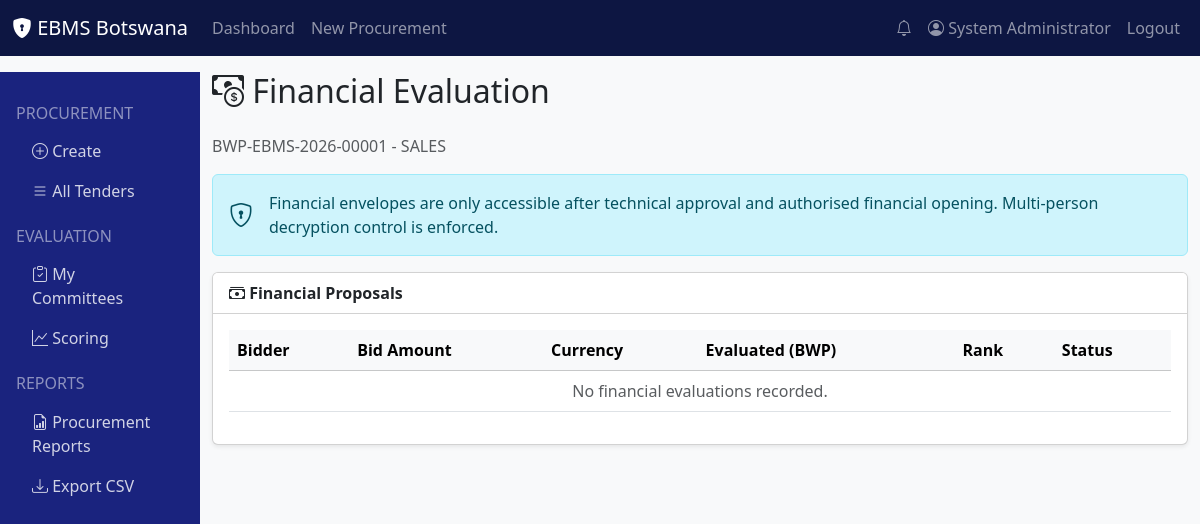
The page /evaluation/financial/1 (signed in) on the database its author committed.
### models/user.py (models this page shows, shortened)
class User(UserMixin, db.Model):
    __tablename__ = 'users'
    id = db.Column(db.Integer, primary_key=True)
    username = db.Column(db.String(80), unique=True, nullable=False, index=True)
    email = db.Column(db.String(120), unique=True, nullable=False, index=True)
    password_hash = db.Column(db.String(256), nullable=False)
    first_name = db.Column(db.String(100), nullable=False)
    last_name = db.Column(db.String(100), nullable=False)
    phone = db.Column(db.String(20))
    department = db.Column(db.String(100))
    is_active = db.Column(db.Boolean, default=True)
    is_verified = db.Column(db.Boolean, default=False)
    mfa_enabled = db.Column(db.Boolean, default=False)
    mfa_secret = db.Column(db.String(100))
    last_login = db.Column(db.DateTime)
    last_ip = db.Column(db.String(45))
    failed_logins = db.Column(db.Integer, default=0)
    locked_until = db.Column(db.DateTime)
    created_at = db.Column(db.DateTime, default=lambda: datetime.now(pytz.timezone('Africa/Gaborone')))
    updated_at = db.Column(db.DateTime, default=lambda: datetime.now(pytz.timezone('Africa/Gaborone')),
                          onupdate=lambda: datetime.now(pytz.timezone('Africa/Gaborone')))
    role_id = db.Column(db.Integer, db.ForeignKey('roles.id'))
    role = db.relationship('Role', back_populates='users')
    procurements = db.relationship('Procurement', foreign_keys='Procurement.created_by',
                                   back_populates='created_by_user', lazy='dynamic')
    committee_memberships = db.relationship('CommitteeMember', back_populates='user', lazy='dynamic')
    audit_logs = db.relationship('AuditLog', back_populates='user', lazy='dynamic')
    notifications = db.relationship('Notification', back_populates='user', lazy='dynamic')
    def get_full_name(self):
        return f"{self.first_name} {self.last_name}"
    def has_role(self, role_name):
        return self.role and self.role.name == role_name

### models/procurement.py (models this page shows, shortened)
class Procurement(db.Model):
    __tablename__ = 'procurements'
    id = db.Column(db.Integer, primary_key=True)
    tender_number = db.Column(db.String(100), unique=True, nullable=False, index=True)
    title = db.Column(db.String(500), nullable=False)
    description = db.Column(db.Text)
    category = db.Column(db.String(50), nullable=False)
    procurement_method = db.Column(db.String(100), nullable=False)
    submission_method = db.Column(db.String(50), default='single_envelope')
    evaluation_method = db.Column(db.String(100))
    estimated_value = db.Column(db.Numeric(15, 2))
    currency = db.Column(db.String(3), default='BWP')
    funding_source = db.Column(db.String(200))
    budget_confirmed = db.Column(db.Boolean, default=False)
    ppra_code = db.Column(db.String(50))
    ppra_sub_code = db.Column(db.String(50))
    ppra_grade = db.Column(db.String(20))
    status = db.Column(db.String(50), default='draft', index=True)
    publication_date = db.Column(db.DateTime)
    closing_date = db.Column(db.DateTime, index=True)
    opening_date = db.Column(db.DateTime)
    cooling_off_end = db.Column(db.DateTime)
    validity_days = db.Column(db.Integer, default=90)
    has_lots = db.Column(db.Boolean, default=False)
    lot_count = db.Column(db.Integer, default=1)
    reservation_scheme = db.Column(db.String(100))
    preference_percentage = db.Column(db.Numeric(5, 2))
    citizen_participation_required = db.Column(db.Boolean, default=False)
    approved_by = db.Column(db.Integer, db.ForeignKey('users.id'))
    approved_at = db.Column(db.DateTime)
    approval_notes = db.Column(db.Text)
    created_by = db.Column(db.Integer, db.ForeignKey('users.id'), nullable=False)
    created_at = db.Column(db.DateTime, default=lambda: datetime.now(pytz.timezone('Africa/Gaborone')))
    updated_at = db.Column(db.DateTime, default=lambda: datetime.now(pytz.timezone('Africa/Gaborone')),
                          onupdate=lambda: datetime.now(pytz.timezone('Africa/Gaborone')))
    created_by_user = db.relationship('User', foreign_keys=[created_by], back_populates='procurements')
    approver = db.relationship('User', foreign_keys=[approved_by])
    documents = db.relationship('ProcurementDocument', back_populates='procurement', lazy='dynamic', cascade='all, delete-orphan')
    workspace = db.relationship('Workspace', back_populates='procurement', uselist=False, cascade='all, delete-orphan')
    bidders = db.relationship('Bidder', back_populates='procurement', lazy='dynamic')
    bid_submissions = db.relationship('BidSubmission', back_populates='procurement', lazy='dynamic')
    bid_openings = db.relationship('BidOpening', back_populates='procurement', lazy='dynamic')
    committees = db.relationship('EvaluationCommittee', back_populates='procurement', lazy='dynamic')
    technical_evaluations = db.relationship('TechnicalEvaluation', back_populates='procurement', lazy='dynamic')
    financial_evaluations = db.relationship('FinancialEvaluation', back_populates='procurement', lazy='dynamic')
    clarifications = db.relationship('Clarification', back_populates='procurement', lazy='dynamic')
    awards = db.relationship('Award', back_populates='procurement', lazy='dynamic')
    complaints = db.relationship('Complaint', back_populates='procurement', lazy='dynamic')
    audit_logs = db.relationship('AuditLog', back_populates='procurement', lazy='dynamic')
    notifications = db.relationship('Notification', back_populates='procurement', lazy='dynamic')

### routes/evaluation.py (the view)
@bp.route('/financial/<int:procurement_id>')
@login_required
@require_role('Financial Evaluator', 'Procurement Unit', 'System Administrator')
def financial(procurement_id):
    procurement = Procurement.query.get_or_404(procurement_id)
    _check_financial_opening_authorized(procurement)
    evaluations = FinancialEvaluation.query.filter_by(procurement_id=procurement_id).all()
    return render_template('evaluation/financial.html', procurement=procurement, evaluations=evaluations)

### app.py (called while the page is built)
@login_manager.user_loader
def load_user(user_id):
    from models.user import User
    return User.query.get(int(user_id))

### routes/evaluation.py (called while the page is built)
def _check_financial_opening_authorized(procurement):
    if procurement.status not in ['financial_opening', 'financial_evaluation', 'award_pending_approval']:
        if not current_user.has_role('System Administrator'):
            abort(403)

### templates/evaluation/financial.html (shortened to what this page needs)
{% extends "base.html" %}
{% block content %}
<h2 class="mb-4"><i class="bi bi-cash-coin"></i> Financial Evaluation</h2>
<p class="text-muted">{{ procurement.tender_number }} - {{ procurement.title }}</p>
<div class="alert alert-info d-flex align-items-center">
    <i class="bi bi-shield-lock fs-4 me-3"></i>
    <div>Financial envelopes are only accessible after technical approval and authorised financial opening. Multi-person decryption control is enforced.</div>
</div>
<div class="card shadow-sm">
    <div class="card-header bg-white fw-bold"><i class="bi bi-cash-stack"></i> Financial Proposals</div>
    <div class="card-body">
        <div class="table-responsive">
            <table class="table table-hover">
                <thead class="table-light">
                    <tr><th>Bidder</th><th>Bid Amount</th><th>Currency</th><th>Evaluated (BWP)</th><th>Rank</th><th>Status</th></tr>
                </thead>
                <tbody>
                    {% for e in evaluations %}
                    <tr>
                        <td>{{ e.submission.bidder.company_name if e.submission and e.submission.bidder else '-' }}</td>
                        <td>{{ e.bid_amount }}</td>
                        <td>{{ e.currency }}</td>
                        <td>{{ e.evaluated_amount or 'Pending' }}</td>
                        <td>{{ e.ranking or '-' }}</td>
                        <td><span class="badge bg-secondary">{{ e.submission.status if e.submission else 'N/A' }}</span></td>
                    </tr>
                    {% else %}
                    <tr><td colspan="6" class="text-center text-muted">No financial evaluations recorded.</td></tr>
                    {% endfor %}
                </tbody>
            </table>
        </div>
    </div>
</div>
{% endblock %}

### templates/base.html (shortened to what this page needs)
<!DOCTYPE html>
<html lang="en">
<head>
    <link href="https://cdn.jsdelivr.net/npm/bootstrap@5.3.2/dist/css/bootstrap.min.css" rel="stylesheet">
    <link rel="stylesheet" href="https://cdn.jsdelivr.net/npm/bootstrap-icons@1.11.1/font/bootstrap-icons.css">
</head>
<body class="bg-light">
    <nav class="navbar navbar-expand-lg navbar-dark" style="background: #0d1642;">
        <div class="container-fluid">
            <a class="navbar-brand" href="{{ url_for('dashboard.index') }}">
                <i class="bi bi-shield-lock-fill"></i> EBMS Botswana
            </a>
            <div class="collapse navbar-collapse">
                <ul class="navbar-nav me-auto">
                    {% if current_user.is_authenticated %}
                    <li class="nav-item"><a class="nav-link" href="{{ url_for('dashboard.index') }}">Dashboard</a></li>
                    <li class="nav-item"><a class="nav-link" href="{{ url_for('procurement.create') }}">New Procurement</a></li>
                    {% endif %}
                </ul>
                <ul class="navbar-nav">
                    {% if current_user.is_authenticated %}
                    <li class="nav-item"><a class="nav-link" href="{{ url_for('notifications.index') }}"><i class="bi bi-bell"></i></a></li>
                    <li class="nav-item"><a class="nav-link" href="{{ url_for('auth.profile') }}"><i class="bi bi-person-circle"></i> {{ current_user.get_full_name() }}</a></li>
                    <li class="nav-item"><a class="nav-link" href="{{ url_for('auth.logout') }}">Logout</a></li>
                    {% else %}
                    <li class="nav-item"><a class="nav-link" href="{{ url_for('auth.login') }}">Login</a></li>
                    <li class="nav-item"><a class="nav-link" href="{{ url_for('auth.register') }}">Register</a></li>
                    {% endif %}
                </ul>
            </div>
        </div>
    </nav>
    <div class="container-fluid mt-3">
        <div class="row">
            {% if current_user.is_authenticated %}
            <div class="col-md-2 d-none d-md-block sidebar p-3">
                {% if not current_user.has_role('Bidder') %}
                <h6 class="text-white-50 text-uppercase mt-3">Procurement</h6>
                <nav class="nav flex-column">
                    <a class="nav-link" href="{{ url_for('procurement.create') }}"><i class="bi bi-plus-circle"></i> Create</a>
                    <a class="nav-link" href="{{ url_for('procurement.list_tenders') }}"><i class="bi bi-list"></i> All Tenders</a>
                </nav>
                <h6 class="text-white-50 text-uppercase mt-3">Evaluation</h6>
                <nav class="nav flex-column">
                    <a class="nav-link" href="#"><i class="bi bi-clipboard-check"></i> My Committees</a>
                    <a class="nav-link" href="#"><i class="bi bi-graph-up"></i> Scoring</a>
                </nav>
                {% endif %}
                {% if current_user.role and current_user.role.name in ['Procurement Unit', 'Procurement Oversight Unit', 'Accounting Officer', 'System Administrator'] %}
                <h6 class="text-white-50 text-uppercase mt-3">Reports</h6>
                <nav class="nav flex-column">
                    <a class="nav-link" href="{{ url_for('procurement.list_tenders') }}"><i class="bi bi-file-earmark-bar-graph"></i> Procurement Reports</a>
                    <a class="nav-link" href="{{ url_for('reports.export_csv') }}"><i class="bi bi-download"></i> Export CSV</a>
                </nav>
                {% endif %}
            </div>
            <div class="col-md-10">
            {% else %}
            <div class="col-12">
            {% endif %}
                {% block content %}{% endblock %}
            </div>
        </div>
    </div>
</body>
</html>

### templates/base.html (style rules this page uses)
.sidebar { min-height: 100vh; background: #1a237e; }
.sidebar .nav-link { color: rgba(255,255,255,0.8); }

### rows shown on the page
User: get_full_name "System Administrator"
Procurement: tender_number "BWP-EBMS-2026-00001", title "SALES"
